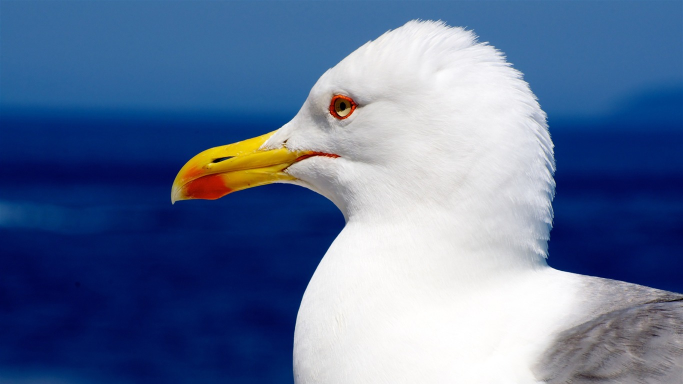
#> input picture tests/kala.jpg, 1366 x 768 px (shown at 1/2 size)
$ python test.py
#> lines starting #> are read from the running program, lines starting #| are printed output that depends on the picture
### bmpFiler/bmpFiler.py
import numpy as np

COLOR_MODE_RGB = 1
COLOR_MODE_BGR = 2
COLOR_MODE_RGBA = 3
COLOR_MODE_BGRA = 4

calc_raw_data = lambda w, h, b:b*w*h+(w%4)*h

def create_bitmap_data(color_grid, padding, color_mode):
    if(color_mode == 1):
        #FLIP COLORS
        color_grid = np.flip(color_grid, 2)
    elif(color_mode == 3):
        #FLIP COLORS
        color_grid[:, :, 0], color_grid[:, :, 2] = color_grid[:, :, 2].copy(), color_grid[:, :, 0].copy()

    #FLIP FROM BOTTOM LINE TO TOP
    color_grid = np.flip(color_grid, 0)


    if(color_mode == 1 or color_mode == 2):
        #SPLIT COLORS
        color_grid = color_grid.reshape(color_grid.shape[0], color_grid.shape[1]*color_grid.shape[2], 1)
        #ADD PADDING only(RGB, BGR)
        for _ in range(padding):
            color_grid = np.insert(color_grid, color_grid.shape[1], [0], axis=1)

    #MERGE INTO ONE ARRAY
    color_grid = color_grid.reshape((color_grid.shape[0]*color_grid.shape[1]*color_grid.shape[2]))
    return bytes(color_grid)

def generate_bmp_header(raw_data, color_mode):
    offset = 54
    if(color_mode == COLOR_MODE_RGBA or color_mode == COLOR_MODE_BGRA):
        offset = 122

    id_field = b'\x42\x4d'
    bmp_file_size = (offset+raw_data).to_bytes(4, byteorder="little")
    asp = b'\x00\x00\x00\x00'
    offset = (offset).to_bytes(4, byteorder="little")

    return id_field+bmp_file_size+asp+offset

def generate_dib_header(color_mode, shape, raw_data):
    dim_bytes, bits, bi_rgb = b'', b'', b''

    red_mask, green_mask, blue_mask, alpha_mask = b'', b'', b'', b''
    lcs_windows_color_space = b''
    ciexyztriple_color_space = b''
    red_gamma, green_gamma, blue_gamma = b'', b'', b''

    if  (color_mode == COLOR_MODE_RGB or color_mode == COLOR_MODE_BGR):
        dim_bytes = (40).to_bytes(4, byteorder="little")
        bits = b'\x18\x00'
        bi_rgb = b'\x00\x00\x00\x00'
    elif(color_mode == COLOR_MODE_RGBA or color_mode == COLOR_MODE_BGRA):
        dim_bytes = (108).to_bytes(4, byteorder="little")
        bits = b'\x20\x00'
        bi_rgb = b'\x03\x00\x00\x00'

        red_mask, green_mask, blue_mask, alpha_mask = b'\x00\x00\xff\x00', b'\x00\xff\x00\x00', b'\xff\x00\x00\x00', b'\x00\x00\x00\xff'
        lcs_windows_color_space = b'\x20\x6e\x69\x57'
        ciexyztriple_color_space = b'\x00'*36
        red_gamma, green_gamma, blue_gamma = b'\x00'*4, b'\x00'*4, b'\x00'*4


    width = shape[0].to_bytes(4, byteorder="little")
    height = shape[1].to_bytes(4, byteorder="little")
    plane = b'\x01\x00'
    raw_data_hex = raw_data.to_bytes(4, byteorder="little")
    prt_res = (2835).to_bytes(4, byteorder="little")*2
    palette = b'\x00\x00\x00\x00'
    important_colors = b'\x00\x00\x00\x00'

    shared_ = dim_bytes+width+height+plane+bits+bi_rgb+raw_data_hex+prt_res+palette+important_colors
    alph_ = red_mask+green_mask+blue_mask+alpha_mask+lcs_windows_color_space+ciexyztriple_color_space+red_gamma+green_gamma+blue_gamma
    return shared_+alph_


def make_file(color_grid, color_mode=1, path="", name="test"):
    color_grid = np.array(color_grid)
    h, w, _ = color_grid.shape
    raw_data = 0
    if(color_mode == 1 or color_mode == 2):
        raw_data = calc_raw_data(w, h, 3)
    elif(color_mode == 3 or color_mode == 4):
        raw_data = calc_raw_data(w, h, 4)


    bmp_header = generate_bmp_header(raw_data, color_mode)

    dib_header = generate_dib_header(color_mode, (w, h), raw_data)

    bitmap_data = create_bitmap_data(color_grid, w%4 if(color_mode == 1 or color_mode == 2) else 0, color_mode)

    with open("{}.bmp".format(name), "wb") as f:
        f.write(bmp_header+dib_header+bitmap_data)
        f.close()

### tests/test.py
import cv2
import numpy as np
import bmpFiler.bmpFiler as bf

if "__main__" == __name__:
    img = cv2.imread("kala.jpg")
#> img is the input picture: shape (768, 1366, 3); mean B, G, R 151.7, 114.7, 94.7
    #TO BGRA
    img = np.insert(img, 3, 255, 2)
#> img: shape (768, 1366, 4)
    bf.make_file(img, color_mode=bf.COLOR_MODE_BGRA, name="converted_file")
#> in create_bitmap_data, `color_grid = np.flip(color_grid, 0)`:
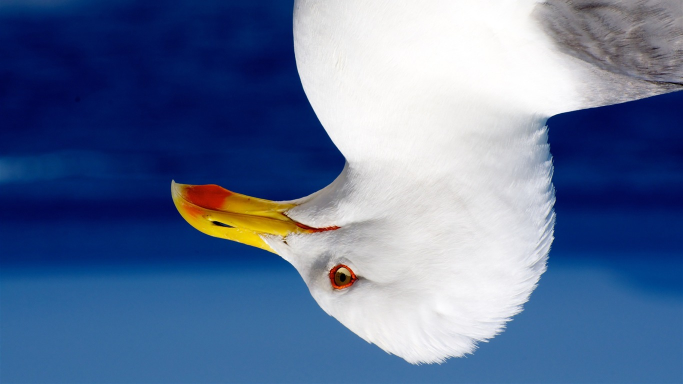
#> color_grid: shape (768, 1366, 4) (shown at 1/2 size); mean of channels 0, 1, 2, 3 151.7, 114.7, 94.7, 255; drawn as B, G, R
